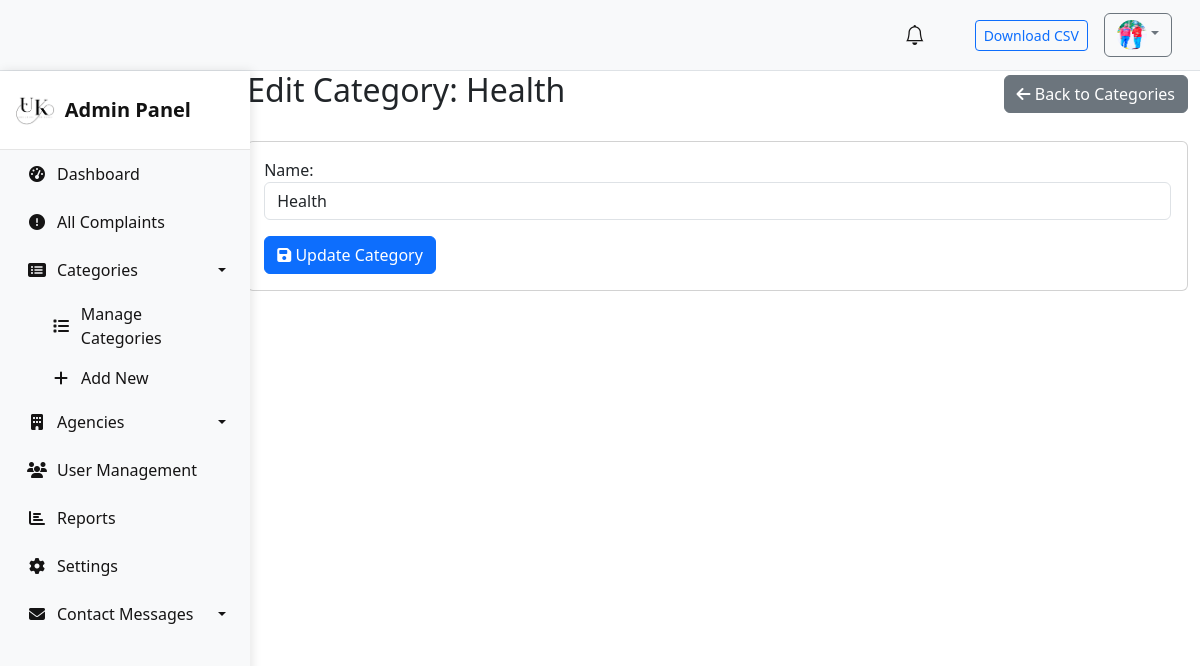
The app's page /categories/1/edit/ (signed in) with its own data.
### compliants/models.py (models this page shows, shortened)
class User(AbstractUser):
    name = models.CharField(max_length=200, null=True)
    email = models.EmailField(unique=True,null=True)
    phone_number = models.CharField(max_length=13, null=True)
    address = models.CharField(null=True)
    is_active = models.BooleanField(default=True)
    is_admin = models.BooleanField(default=False)
    date_joined = models.DateTimeField(auto_now_add=True)
    is_agency_admin = models.BooleanField(default=False)
    agency = models.ForeignKey("Agency", null=True, blank=True, on_delete=models.SET_NULL)
    avatar = models.ImageField(upload_to="images/",null=True, default="avatar.svg")
    USERNAME_FIELD = 'email'
    REQUIRED_FIELDS = ['username']

class Category(models.Model):
    name = models.CharField(max_length=100)

### compliants/views.py (the view)
# urls.py: path('categories/<int:pk>/edit/', admin_category_edit, name='admin_category_edit'),
@user_passes_test(admin_check)
@login_required
def admin_category_edit(request, pk):
    category = get_object_or_404(Category, pk=pk)
    if request.method == 'POST':
        form = CategoryForm(request.POST, instance=category)
        if form.is_valid():
            form.save()
            messages.success(request, 'Category updated successfully!')
            return redirect('admin_categories')
    else:
        form = CategoryForm(instance=category)
    context = {'form': form, 'category': category}
    return render(request, 'admin/category_edit.html', context)

### compliants/forms.py
class CategoryForm(forms.ModelForm):
    class Meta:
        model = Category
        fields = ['name']
        widgets = {
            'name': forms.TextInput(attrs={
                'class': 'form-control',
                'placeholder': 'Enter category name'
            })
        }

### compliants/views.py (called while the page is built)
def admin_check(user):
    return user.is_authenticated and (user.is_admin or user.is_agency_admin)

### compliants/templates/admin/category_edit.html (shortened to what this page needs)
{% extends 'base.html' %}
{% block content %}
<div class="container-fluid">
    <div class="ms-auto" style="width: 80%;">
        <div class="d-flex justify-content-between align-items-center mb-4">
            <h2>Edit Category: {{ category.name }}</h2>
            <a href="{% url 'admin_categories' %}" class="btn btn-secondary">
                <i class="fas fa-arrow-left"></i> Back to Categories
            </a>
        </div>
        <div class="card">
            <div class="card-body">
                <form method="post">
                    <div class="mb-3">
                        {{ form.name.label_tag }}
                        {{ form.name }}
                    </div>
                    <button type="submit" class="btn btn-primary">
                        <i class="fas fa-save"></i> Update Category
                    </button>
                </form>
            </div>
        </div>
    </div>
</div>
{% endblock %}

### templates/header.html (shortened to what this page needs)
<nav class="navbar navbar-expand-lg navbar-light bg-light border-bottom px-3 py-2">
    <div class="container-fluid justify-content-end">
      <div class="nav-item me-3 position-relative">
        <a href="#" class="nav-link position-relative">
          <i class="bi bi-bell fs-5 btn-outline-secondary"></i>
        </a>
      </div>
      <div class="nav-item me-3">
        <a href="{% url 'export_complaints' %}" class="btn btn-sm btn-outline-primary">
          Download CSV
        </a>
      </div>
      <div class="dropdown">
        <a class="btn btn-outline-secondary dropdown-toggle" href="#" role="button" id="userProfileDropdown" data-bs-toggle="dropdown" aria-expanded="false">
          <img src="{{ request.user.avatar.url }}" alt="Profile" class="rounded-circle" style="width: 30px; height: 30px;">
        </a>
      </div>
    </div>
  </nav>

### static/styles/main.css (style rules this page uses)
body { background: aquamarine; }

### templates/sidebar.html (style rules this page uses)
.nav-item { position: relative; }
.nav-link { color: #151414; padding: 0.75rem 1.5rem; display: flex; align-items: center; text-decoration: none; transition: all 0.3s; font-weight: 500; border-left: 3px solid transparent; }
.nav-link i { margin-right: 10px; width: 20px; text-align: center; }
.dropdown-toggle::after { display: inline-block; margin-left: auto; transition: transform 0.3s; }

### records on screen
User: user.avatar (picture)
Category: name "Health"
